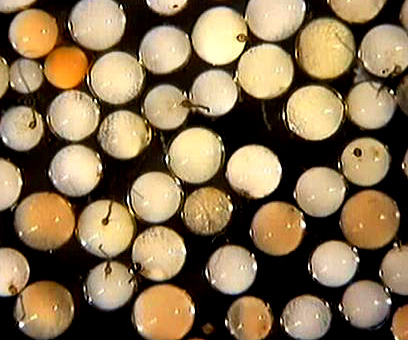
#> input picture images/img_(5).jpg, 408 x 340 px, found by its file name
$ python test.py
#> lines starting #> are read from the running program, lines starting #| are printed output that depends on the picture; after the words box and inside, x2 and y2 are one past the last pixel; in counts of white or black regions, pixels touching at a corner belong together
import os
import cv2
import numpy as np
from matplotlib import pyplot as plt

# Read image.
img = cv2.imread('images\img_(5).jpg', cv2.IMREAD_COLOR)
#> img is the input picture: shape (340, 408, 3); mean B, G, R 80.5, 112, 134.1

# Convert to grayscale.
gray = cv2.cvtColor(img, cv2.COLOR_BGR2GRAY)
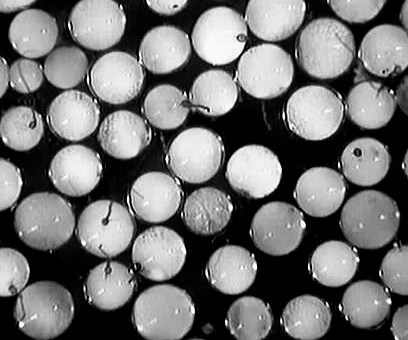
#> gray: shape (340, 408); min 0, max 255, mean 115

# Blur using 3 * 3 kernel.
gray_blurred = cv2.blur(gray, (3, 3))
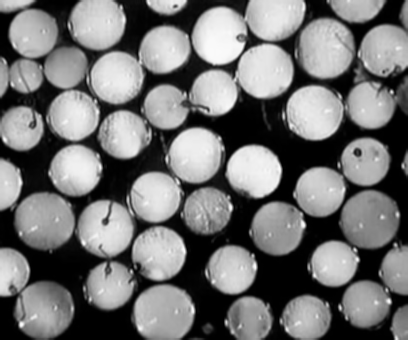
#> gray_blurred: shape (340, 408); min 0, max 254, mean 115

# Apply Hough transform on the blurred image.
detected_circles = cv2.HoughCircles(gray_blurred,
                                    cv2.HOUGH_GRADIENT, 1, 20, param1=50,
                                    param2=30, minRadius=1, maxRadius=40)
#> detected_circles = 39 rows, first 8: [43.5, 220.5, 29.3], [253.5, 171.5, 27.3], [265.5, 70.5, 27.9], [218.5, 36.5, 27.1], [196.5, 155.5, 28.3], [314.5, 112.5, 27.9], [370.5, 219.5, 29.3], [213.5, 92.5, 22.8]

# Draw circles that are detected.
if detected_circles is not None:

    # Convert the circle parameters a, b and r to integers.
    detected_circles = np.uint16(np.around(detected_circles))
#> detected_circles = 39 rows, first 8: [44, 220, 29], [254, 172, 27], [266, 70, 28], [218, 36, 27], [196, 156, 28], [314, 112, 28], [370, 220, 29], [214, 92, 23]
    num_detected_circles = detected_circles.shape[1]
#> num_detected_circles = 39

    for pt in detected_circles[0, :]:
        a, b, r = pt[0], pt[1], pt[2]

        # Draw the circumference of the circle.
        cv2.circle(img, (a, b), r, (0, 255, 0), 2)

        # Draw a small circle (of radius 1) to show the center.
        cv2.circle(img, (a, b), 1, (0, 0, 255), 3)
#> this loop made 39 passes
#> (a, b, r) on passes 1 to 12: (44, 220, 29), (254, 172, 27), (266, 70, 28), (218, 36, 27), (196, 156, 28), (314, 112, 28), (370, 220, 29), (214, 92, 23), (164, 312, 30), (158, 252, 26), (34, 34, 25), (74, 118, 27)
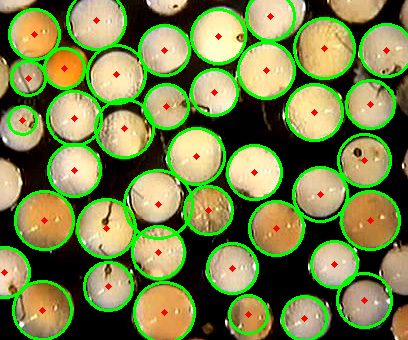
#> img: shape (340, 408, 3); 13.59% of pixels changed, all inside (x1, y1, x2, y2) = (0, 0, 408, 340)


    # insert text
    cv2.rectangle(img, (10,3),(100,18), (255, 255, 255), -1)
    text = 'spores: {}'.format(num_detected_circles)
#> text = 'spores: 39'
    cv2.putText(img, text, (10, 15), cv2.FONT_HERSHEY_PLAIN, 1, (0, 0, 0), 2)
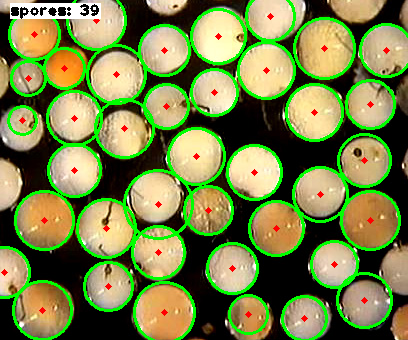
#> img: shape (340, 408, 3); mean B, G, R 72.6, 132.4, 120.7

    # display the image
    cv2.imshow('img', img)
    # cv2.imshow('spores detected: {}'.format(num_detected_circles), img)
    cv2.waitKey(0)

# save the result
cv2.imwrite('results\img_(5)_res.jpg', img)


# display and show several results
images = []
for i in range(1, 5):
    im_path = os.path.join('results', os.listdir('results')[i])
    img = plt.imread(im_path, cv2.IMREAD_COLOR)
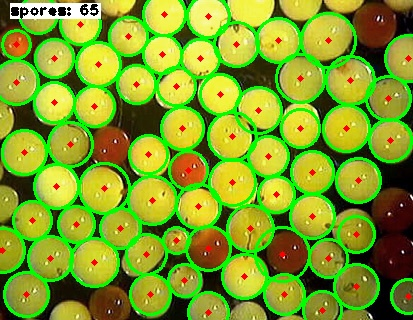
#> input picture results/img_(2)_res.jpg, 413 x 320 px
#> img is the input picture: shape (320, 413, 3); mean R, G, B 128.6, 159.8, 38.6
    img = cv2.resize(img, (400, 300))
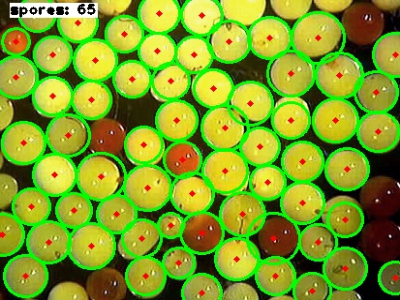
#> img: shape (300, 400, 3); mean R, G, B 128.4, 159.7, 38.5
    images.append(img)
#> pass 2 of the loop `for i in range(1, 5):`:
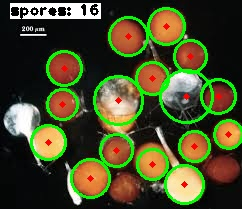
#> input picture results/img_(3)_res.jpg, 242 x 209 px
#> img is the input picture: shape (209, 242, 3); mean R, G, B 73.5, 77, 40.5
#> `img = cv2.resize(img, (400, 300))`:
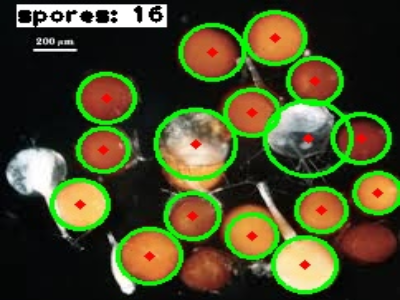
#> img: shape (300, 400, 3); mean R, G, B 73.4, 76.9, 40.4
#> pass 3 of the loop `for i in range(1, 5):`:
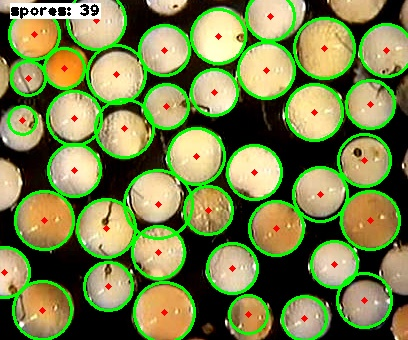
#> input picture results/img_(5)_res.jpg, 408 x 340 px
#> img is the input picture: shape (340, 408, 3); mean R, G, B 121.7, 132.5, 74.9
#> `img = cv2.resize(img, (400, 300))`:
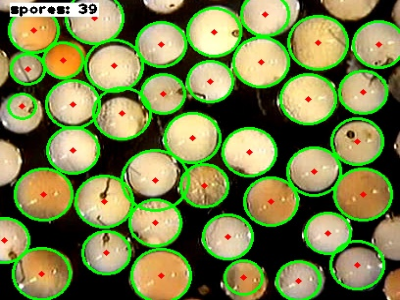
#> img: shape (300, 400, 3); mean R, G, B 121.6, 132.4, 74.8
#> (the run stopped early here; a loop or call above may not have finished)
